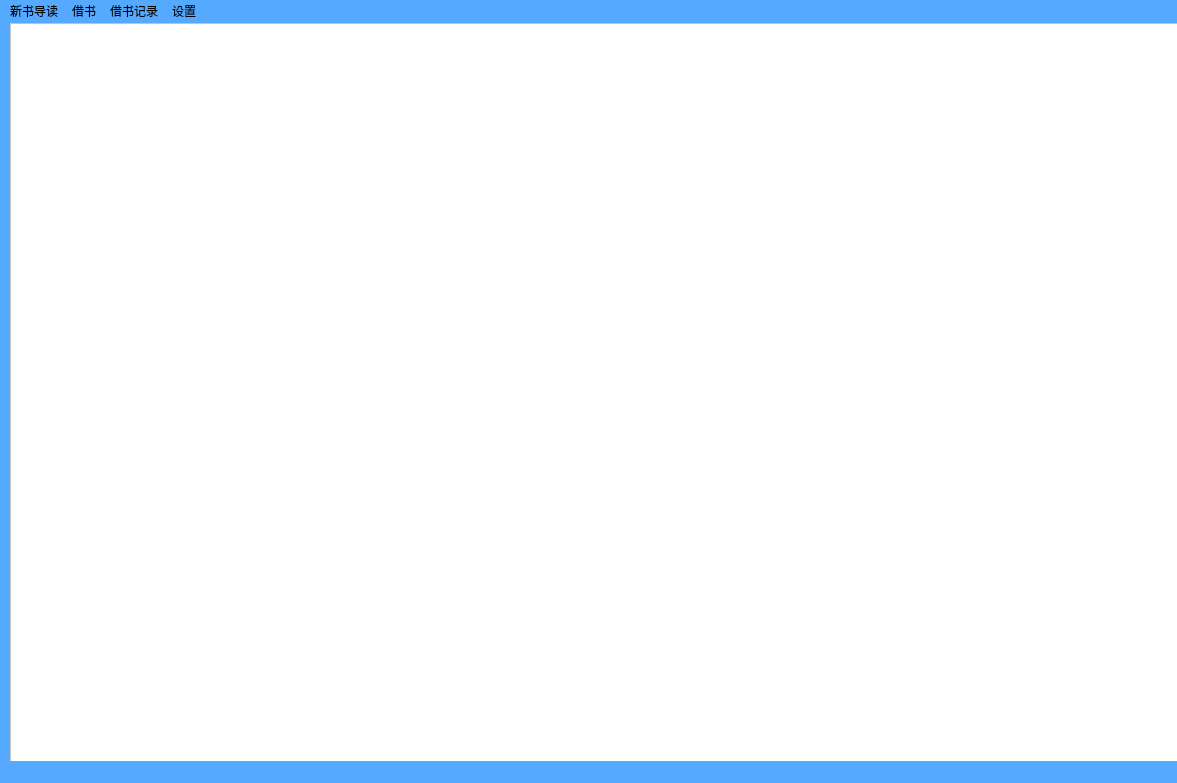
<?xml version="1.0" encoding="UTF-8"?>
<ui version="4.0">
 <class>User</class>
 <widget class="QMainWindow" name="User">
  <property name="geometry">
   <rect>
    <x>0</x>
    <y>0</y>
    <width>1177</width>
    <height>783</height>
   </rect>
  </property>
  <property name="windowTitle">
   <string>MainWindow</string>
  </property>
  <property name="styleSheet">
   <string notr="true">background-color: rgb(85, 170, 255);</string>
  </property>
  <widget class="QWidget" name="centralwidget">
   <widget class="QTableView" name="bookDataView">
    <property name="geometry">
     <rect>
      <x>10</x>
      <y>0</y>
      <width>1311</width>
      <height>761</height>
     </rect>
    </property>
    <property name="styleSheet">
     <string notr="true">background-color: rgb(255, 255, 255);</string>
    </property>
   </widget>
  </widget>
  <widget class="QMenuBar" name="menubar">
   <property name="geometry">
    <rect>
     <x>0</x>
     <y>0</y>
     <width>1177</width>
     <height>21</height>
    </rect>
   </property>
   <widget class="QMenu" name="menu">
    <property name="title">
     <string>借书</string>
    </property>
    <addaction name="actionborrowBook"/>
    <addaction name="separator"/>
    <addaction name="reservation"/>
   </widget>
   <widget class="QMenu" name="menu_3">
    <property name="title">
     <string>借书记录</string>
    </property>
    <addaction name="actionBorrowTotalBook"/>
    <addaction name="actionTotalBorrowBookRecord"/>
   </widget>
   <widget class="QMenu" name="menu_4">
    <property name="title">
     <string>设置</string>
    </property>
    <addaction name="actionchangeID"/>
    <addaction name="actionchangePassword"/>
    <addaction name="actionexit"/>
   </widget>
   <widget class="QMenu" name="menu_5">
    <property name="title">
     <string>新书导读</string>
    </property>
    <addaction name="actionNewReading"/>
   </widget>
   <addaction name="menu_5"/>
   <addaction name="menu"/>
   <addaction name="menu_3"/>
   <addaction name="menu_4"/>
  </widget>
  <widget class="QStatusBar" name="statusbar"/>
  <action name="actionborrowBook">
   <property name="text">
    <string>借书</string>
   </property>
  </action>
  <action name="actionchangeID">
   <property name="text">
    <string>切换账号</string>
   </property>
  </action>
  <action name="actionchangePassword">
   <property name="text">
    <string>修改密码</string>
   </property>
  </action>
  <action name="actionexit">
   <property name="text">
    <string>退出</string>
   </property>
  </action>
  <action name="actionBorrowTotalBook">
   <property name="text">
    <string>当前已借</string>
   </property>
  </action>
  <action name="actionTotalBorrowBookRecord">
   <property name="text">
    <string>全部记录</string>
   </property>
  </action>
  <action name="actionNewReading">
   <property name="text">
    <string>新书导读</string>
   </property>
  </action>
  <action name="reservationList">
   <property name="text">
    <string>预约列表</string>
   </property>
  </action>
  <action name="reservation">
   <property name="text">
    <string>预约</string>
   </property>
  </action>
 </widget>
 <resources/>
 <connections/>
</ui>
